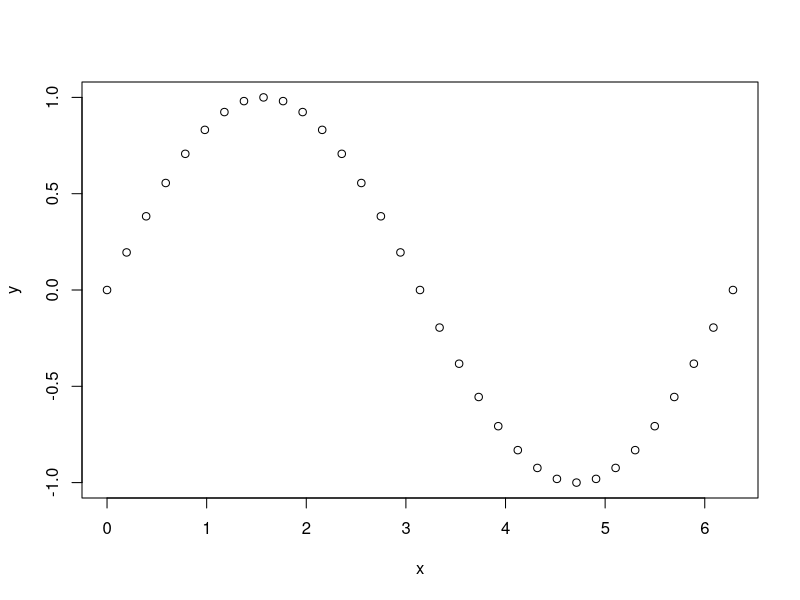
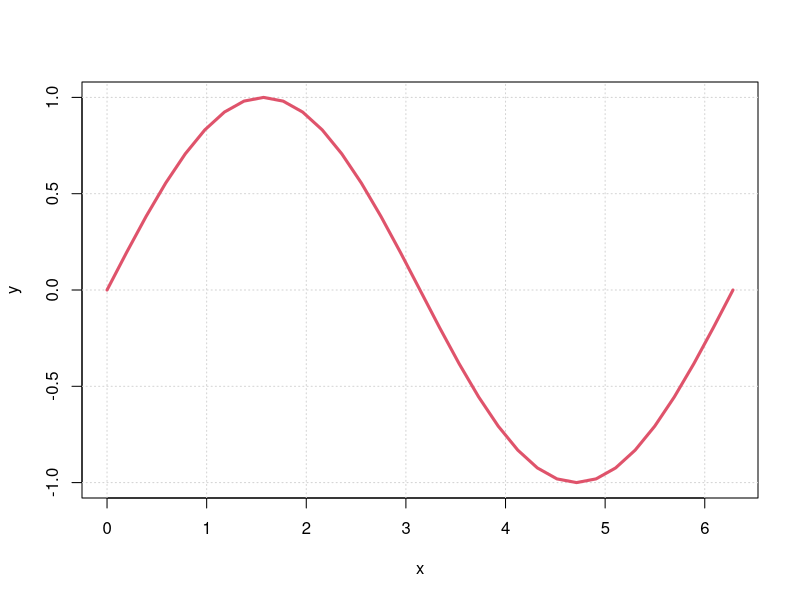
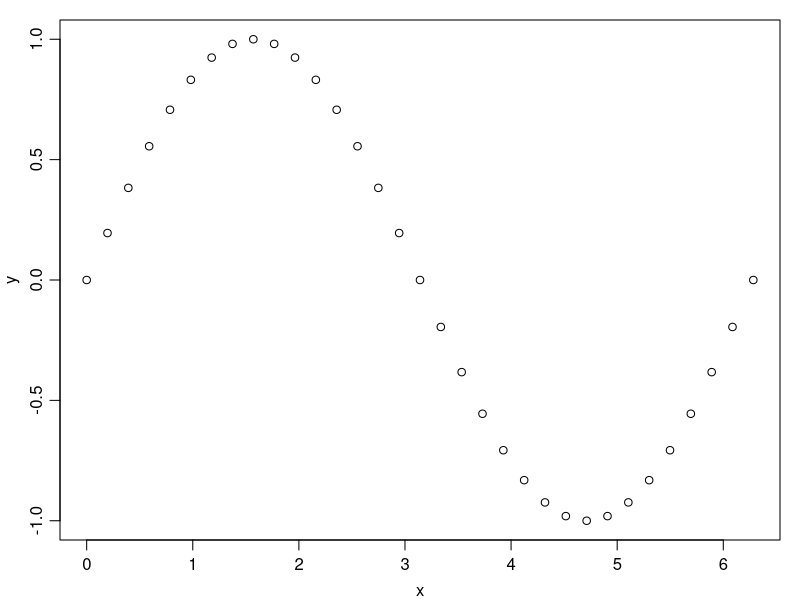
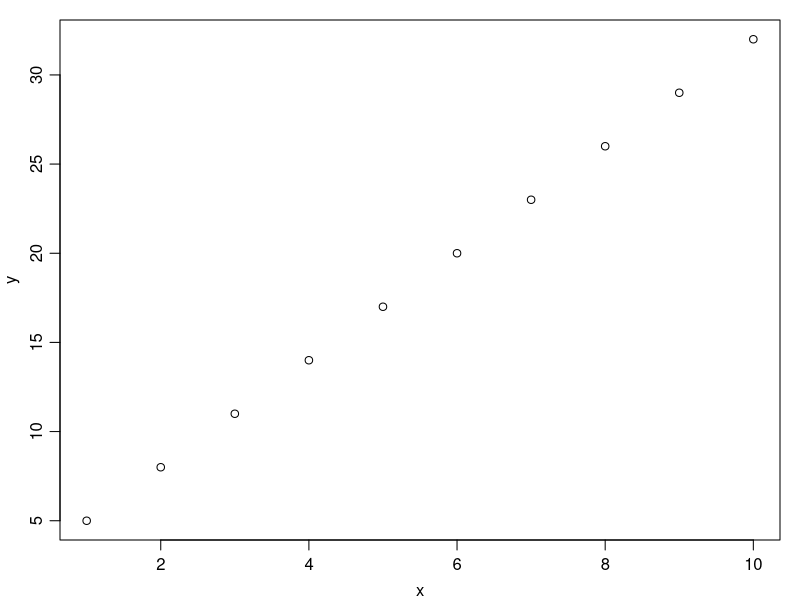
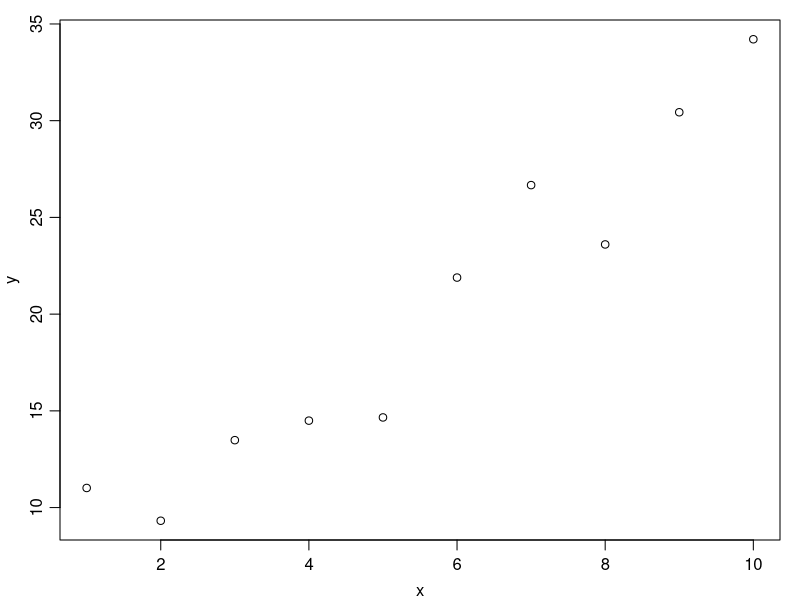
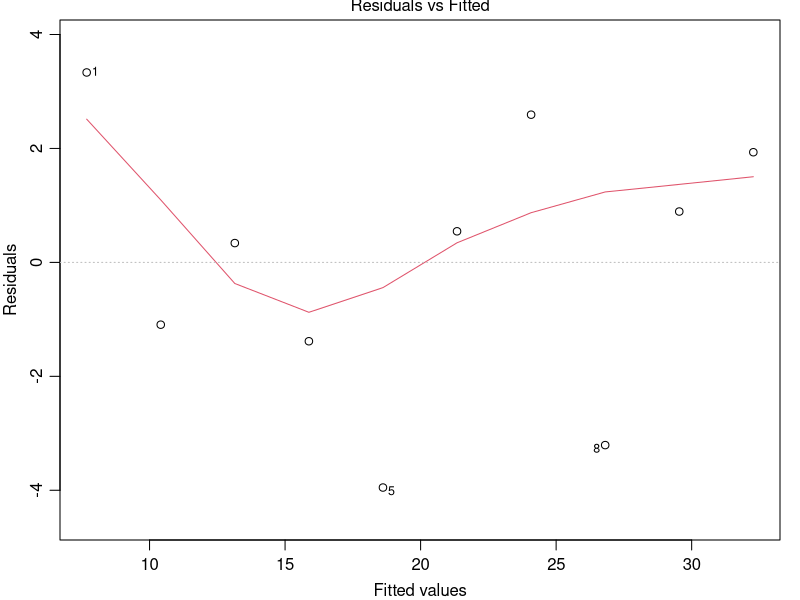
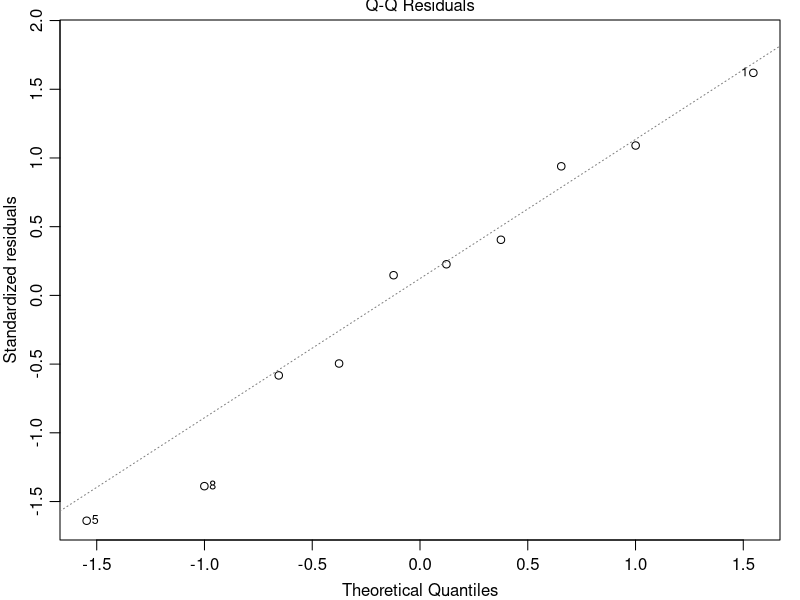
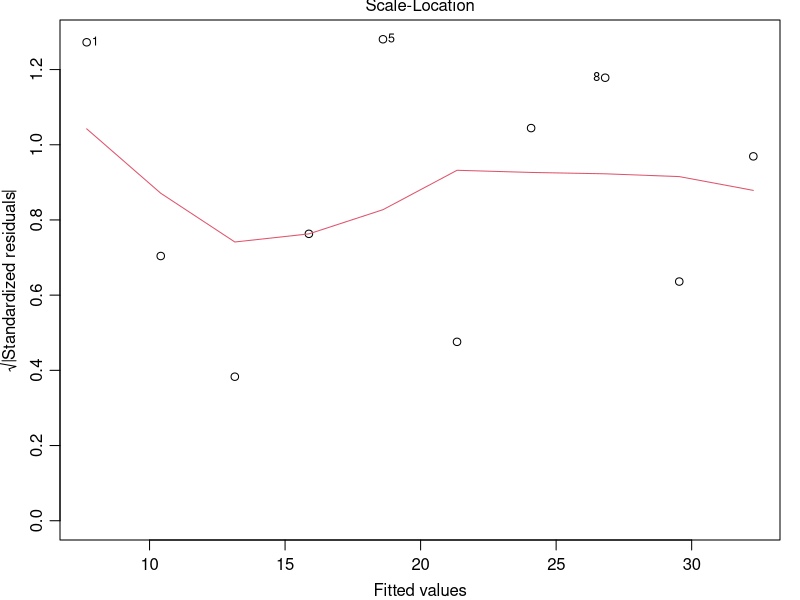

These charts were generated, in order, by the following R code: (Note: this script raises an error after producing the figures.)
## ---- chunk 1
x <- c(1,3,5) #By value
## ---- chunk 2
x
## ---- chunk 3
x <- 1:100 #By range
## ---- chunk 4
x
## ---- chunk 5
x <- seq(0,2*pi, pi/16) #By sequence
## ---- chunk 6
x
## ---- chunk 7
x <- seq(0,2*pi, pi/16) #Assign x
y <- sin(x) #Assign y based on some value x
plot(x,y) 
## ---- chunk 8
plot(x,y, type="l")
grid()
lines(x,y,col=2, lwd=3)
## ---- chunk 9
par(mar=c(3,3,1,1)) #A numerical vector of the form c(bottom, left, top, right)
## ---- chunk 10
par(mgp=c(2,0.7,0)) #The margin line (in mex units) for the axis title, axis labels and axis line.
## ---- chunk 11
par(mgp=c(2,0.7,0), mar=c(3,3,1,1)) #Ensure to call 'par()' before 'plot()'
plot(x,y)
## ---- chunk 12
#Generate some data 
x <- 1:10 
y <- 2+3*x
## ---- chunk 13
plot(x,y)
## ---- chunk 14
noise <- rnorm(x, mean=0,sd=3)
y <- y+noise
## ---- chunk 15
plot(x,y)
## ---- chunk 16
m <- lm(y~x) #Store the linear model output in variable 'm'
## ---- chunk 17
m #Call and Coefficients
summary(m) #Detailed summary
## ---- chunk 18
plot(m)
## ---- chunk 19
confint(m, level=0.95)
## ---- chunk 20
coef(m)
## ---- chunk 21
plot(x,y)
grid() #Add a grid
mtext(paste("model:" ,round(coef(m)[1],2), "+", round(coef(m)[2],2), "*x")) #Paste the model coefficients onto the plot
abline(m) #Add the regression line onto the plot 
lines(predict(m), lty=2, lwd=3) #Add prediction based on regression
## ---- chunk 22
x <- seq(0,10,length.out=50)
A <- 1
B <- 5
y <- A*x*exp(-x/B)
## ---- chunk 23
plot(x,y)
## ---- chunk 24
nls(y~A*x*exp(-x/B))
## ---- chunk 25
nls(y~A*x*exp(-x/B), start=list(A=1.035,B=4.834))
## ---- chunk 26
nls(y~A*x*exp(-x/B), start=list(A=1,B=40))
## ---- chunk 27
y <- y+rnorm(x,sd=0.05) #add noise to the data
mnonlinear  <- nls(y~A*x*exp(-x/B), start=list(A=1,B=4))
## ---- chunk 28
mnonlinear #Call and Coefficients
summary(mnonlinear) #Detailed summary
## ---- chunk 29
coef(mnonlinear)
## ---- chunk 30
confint(mnonlinear, level=0.95)
## ---- chunk 31
RSS.p <- sum(residuals(mnonlinear)^2)
## ---- chunk 32
(TSS <- sum((y - mean(y))^2))  
## ---- chunk 33
1 - (RSS.p/TSS)  
## ---- chunk 34
mean(resid(mnonlinear))
## ---- chunk 35
plot(mnonlinear$m$fitted(),mnonlinear$m$resid())
## ---- chunk 36
plot(x,y)
grid() #Add a grid
mtext(paste("model:" ,round(coef(mnonlinear)[1],2), "*x", "*exp(-x/", round(coef(mnonlinear)[2],2), ")")) #Paste the model coefficients onto the plot

s <- seq(from = min(x), to= max(x), length = length(x))
lines(s, predict(mnonlinear, list(x = s)), lty=3, lwd=2) #Add prediction based on regression 
